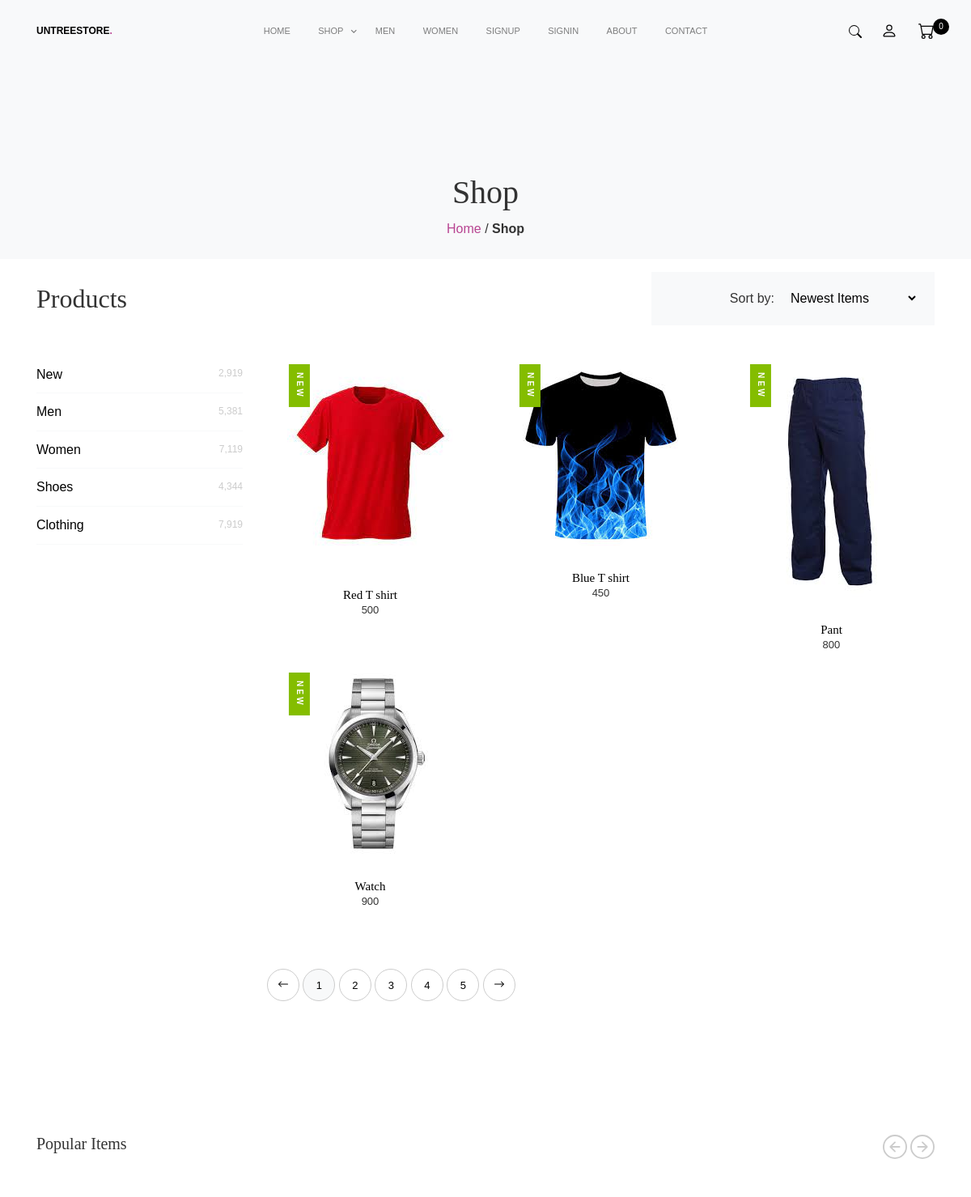
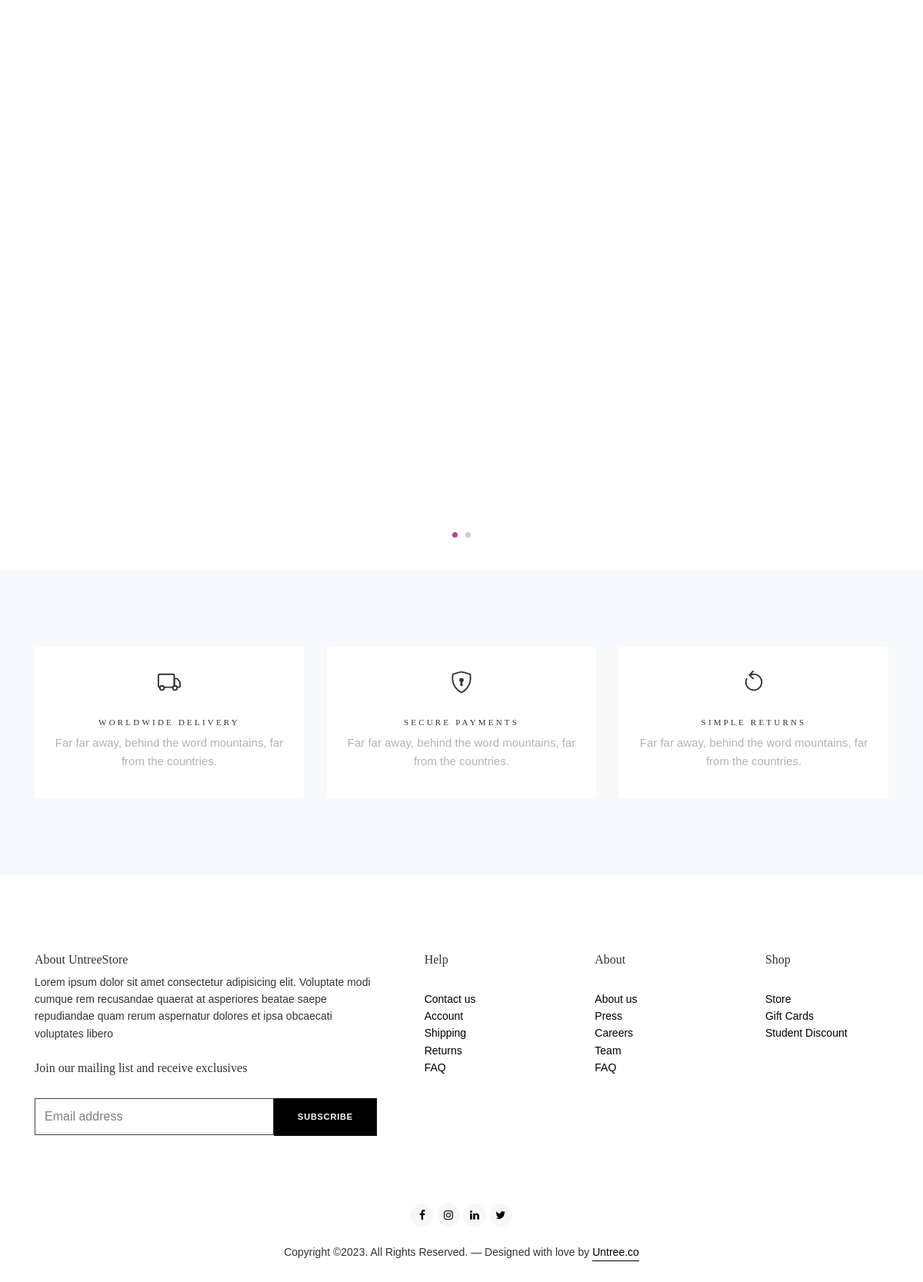
Page /shop on the committed database (2 pictures, top to bottom).
### register/models.py (models this page shows)
class products(models.Model):
    name = models.CharField(max_length=20)
    image = models.ImageField(upload_to='images')
    model_name = models.CharField(max_length=50)
    product_type = models.CharField(max_length=20)
    price = models.IntegerField()
    gender = models.CharField(max_length=10)

### register/views.py (the view)
# urls.py: path('shop',views.shop,name="shop"),
def shop(request):
    u = request.user
    count = cart.objects.filter(user=u)
    set=0
    for c in count:
        set=set+1
    item = products.objects.all()
    return render(request,"shop.html",{'gnd':item,'sets':set})

### templates/shop.html (shortened to what this page needs)
{% load static%}
<!doctype html>
<html lang="en">
<head>
  <link rel="stylesheet" href="{% static 'css/bootstrap.min.css' %}">
  <link rel="stylesheet" href="{% static 'css/animate.min.css' %}">
  <link rel="stylesheet" href="{% static 'css/owl.carousel.min.css' %}">
  <link rel="stylesheet" href="{% static 'css/owl.theme.default.min.css' %}">
  <link rel="stylesheet" href="{% static 'css/jquery.fancybox.min.css' %}">
  <link rel="stylesheet" href="{% static 'fonts/icomoon/style.css' %}">
  <link rel="stylesheet" href="{% static 'fonts/flaticon/font/flaticon.css' %}">
  <link rel="stylesheet" href="{% static 'css/aos.css' %}">
  <link rel="stylesheet" href="{% static 'css/style.css' %}">
</head>
<body>
  <nav class="site-nav mb-5">
		<div class="sticky-nav js-sticky-header">
			<div class="container position-relative">
				<div class="site-navigation text-center dark">
					<a href=" {% url 'index' %} " class="logo menu-absolute m-0">UntreeStore<span class="text-primary">.</span></a>
					<ul class="js-clone-nav pl-0 d-none d-lg-inline-block site-menu">
						<li ><a href="{% url 'index' %} ">Home</a></li>
						<li class="has-children" class="active">
							<a href="{% url 'shop' %}">Shop</a>
						</li>
						<li><a href=" {% url 'men' %} ">Men</a></li>
						<li><a href=" {% url 'women' %} ">Women</a></li>
						<li >
							 {% if user.is_authenticated %}
							 <li><a href="{% url 'logout' %}">logout</a></li>
							 {% else %}
							<li><a href="{% url 'register' %}">Signup</a></li>
								<li><a href="{% url 'signin' %}">Signin</a></li>
						</li>
						{% endif %}
							<li><a href="{% url 'about' %}">About</a></li>
								<li><a href="{% url 'contact' %}">Contact</a></li>
					</ul>
					<div class="menu-icons">
						<a href="#" class="btn-custom-search" id="btn-search">
						</a>
						<a href="{% url 'profile' %}" class="user-profile">
						</a>
						<a href="{% url 'cart' %}" class="cart">
							<span class="item-in-cart">{{ sets }}</span>
						</a>
					</div>
				</div>
			</div>
		</div>
	</nav>
  <div class="page-heading bg-light">
    <div class="container">
      <div class="row align-items-end text-center">
        <div class="col-lg-7 mx-auto">
          <h1>Shop</h1>
          <p class="mb-4"><a href=" {% url 'index' %}">Home</a> / <strong>Shop</strong></p>
        </div>
      </div>
    </div>
  </div>
  <div class="untree_co-section pt-3">
    <div class="container">
      <div class="row align-items-center mb-5">
        <div class="col-lg-8">
          <h2 class="mb-3 mb-lg-0">Products</h2>
        </div>
        <div class="col-lg-4">
          <div class="d-flex sort align-items-center justify-content-lg-end">
            <strong class="mr-3">Sort by:</strong>
            <form action="#">
              <select class="" required>
                <option value="">Newest Items</option>
              </select>
            </form>
          </div>
        </div>
      </div>
      <div class="row">
        <div class="col-md-3">
          <ul class="list-unstyled categories">
            <li><a href="{% url 'shop' %}">New <span>2,919</span></a></li>
            <li><a href="{% url 'men' %}">Men <span>5,381</span></a></li>
            <li><a href="{% url 'women' %}">Women <span>7,119</span></a></li>
            <li><a href="#">Shoes <span>4,344</span></a></li>
            <li><a href="#">Clothing <span>7,919</span></a></li>
          </ul>
        </div>
        <div class="col-md-9">
          <div class="row">
             {% for j in gnd %}
            <div class="col-6 col-sm-6 col-md-6 mb-4 col-lg-4">
              <div class="product-item">
                <a href="{% url 'product' j.id %}" class="product-img">
                  <div class="label new top-right">
                    <div class='content'>New</div>
                  </div>
                  <img src="{{ j.image.url }}" alt="Image" class="img-fluid">
                </a>
                <h3 class="title"><a href=" {% url 'product' j.id %} ">{{ j.name }}</a></h3>
                <div class="price">
                  <span>{{ j.price }}</span>
                </div>
              </div>
            </div>
            {% endfor %}
          </div>
          <div class="row mt-5 pb-5">
            <div class="col-lg-12">
              <div class="custom-pagination">
                <ul class="list-unstyled">
                  <li>
                    <a href="#">
                    </a>
                  </li>
                  <li class="active"><span>1</span></li>
                  <li><a href="#">2</a></li>
                  <li><a href="#">3</a></li>
                  <li><a href="#">4</a></li>
                  <li><a href="#">5</a></li>
                  <li>
                    <a href="#">
                    </a>
                  </li>
                </ul>
              </div>
            </div>
          </div>
        </div>
      </div>
    </div>
    <div class="untree_co-section">
      <div class="container">
        <div class="row mb-5 align-items-center">
          <div class="col-md-6">
            <h2 class="h3">Popular Items</h2>
          </div>
          <div class="col-sm-6 carousel-nav text-sm-right">
            <a href="#" class="prev js-custom-prev-v2">
            </a>
            <a href="#" class="next js-custom-next-v2">
            </a>
          </div>
        </div>
        <div class="owl-3-slider owl-carousel">
          {% for k in gnd  %}
				<div class="item">
					<div class="product-item">
						<a href="{% url 'product' k.id %}" class="product-img">
							<div class="label sale top-right">
								<div class='content'>Sale</div>
							</div>
							<img src="{{ k.image.url }}" alt="Image" class="img-fluid">
						</a>
						<h3 class="title"><a href="{% url 'product' k.id %}">{{ k.name }}</a> {{ k.model_name }}</h3>
						<div class="price">
							<del></del> &mdash; <span>{{ k.price }}</span>
						</div>
					</div>
				</div>
				{% endfor %}
        </div>
      </div>
    </div>
    <div class="untree_co-section bg-light">
      <div class="container">
        <div class="row align-items-stretch">
          <div class="col-12 col-sm-6 col-md-4 mb-3 mb-md-0">
            <div class="feature h-100">
              <div class="icon mb-4">
              </div>
              <h3>Worldwide Delivery</h3>
              <p>Far far away, behind the word mountains, far from the countries.</p>
            </div>
          </div>
          <div class="col-12 col-sm-6 col-md-4 mb-3 mb-md-0">
            <div class="feature h-100">
              <div class="icon mb-4">
              </div>
              <h3>Secure Payments</h3>
              <p>Far far away, behind the word mountains, far from the countries.</p>
            </div>
          </div>
          <div class="col-12 col-sm-6 col-md-4 mb-3 mb-md-0">
            <div class="feature h-100">
              <div class="icon mb-4">
              </div>
              <h3>Simple Returns</h3>
              <p>Far far away, behind the word mountains, far from the countries.</p>
            </div>
          </div>
        </div>
      </div>
    </div>
    <div class="site-footer">
      <div class="container">
        <div class="row justify-content-between">
          <div class="col-lg-5">
            <div class="widget mb-4">
              <h3 class="mb-2">About UntreeStore</h3>
              <p>Lorem ipsum dolor sit amet consectetur adipisicing elit. Voluptate modi cumque rem recusandae quaerat at asperiores beatae saepe repudiandae quam rerum aspernatur dolores et ipsa obcaecati voluptates libero</p>
            </div>
            <div class="widget">
              <h3>Join our mailing list and receive exclusives</h3>
              <form action="#" class="subscribe">
                <div class="d-flex">
                  <input type="email" class="form-control" placeholder="Email address">
                  <input type="submit" class="btn btn-black" value="Subscribe">
                </div>
              </form>
            </div>
          </div>
          <div class="col-lg-2">
            <div class="widget">
              <h3>Help</h3>
              <ul class="list-unstyled">
                <li><a href="#">Contact us</a></li>
                <li><a href="#">Account</a></li>
                <li><a href="#">Shipping</a></li>
                <li><a href="#">Returns</a></li>
                <li><a href="#">FAQ</a></li>
              </ul>
            </div>
          </div>
          <div class="col-lg-2">
            <div class="widget">
              <h3>About</h3>
              <ul class="list-unstyled">
                <li><a href="#">About us</a></li>
                <li><a href="#">Press</a></li>
                <li><a href="#">Careers</a></li>
                <li><a href="#">Team</a></li>
                <li><a href="#">FAQ</a></li>
              </ul>
            </div>
          </div>
          <div class="col-lg-2">
            <div class="widget">
              <h3>Shop</h3>
              <ul class="list-unstyled">
                <li><a href="#">Store</a></li>
                <li><a href="#">Gift Cards</a></li>
                <li><a href="#">Student Discount</a></li>
              </ul>
            </div>
          </div>
        </div>
        <div class="row mt-5">
          <div class="col-12 text-center">
            <ul class="list-unstyled social">
              <li><a href="#"><span class="icon-facebook"></span></a></li>
              <li><a href="#"><span class="icon-instagram"></span></a></li>
              <li><a href="#"><span class="icon-linkedin"></span></a></li>
              <li><a href="#"><span class="icon-twitter"></span></a></li>
            </ul>
          </div>
          <div class="col-12 text-center copyright">
            <p>Copyright &copy;<script>document.write(new Date().getFullYear());</script>. All Rights Reserved. &mdash; Designed with love by <a href="https://untree.co">Untree.co</a>
            </p>
          </div>
        </div>
      </div>
    </div>
  </body>
  </html>

### rows in the picture
products: image (picture), name "Red T shirt", price "500"
products: image (picture), name "Blue T shirt", price "450"
products: image (picture), name "Pant", price "800"
products: image (picture), name "Watch", price "900"

### other values in the picture
{{ sets }} "0"
